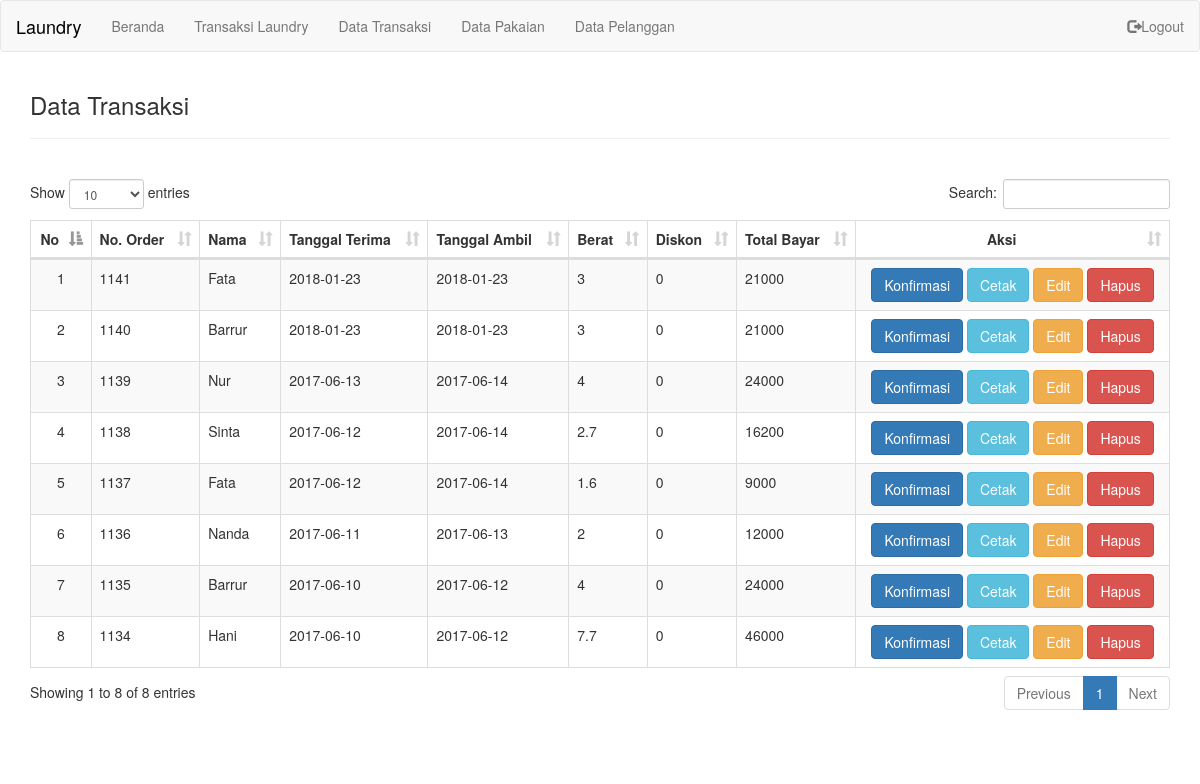
The page /transaksi.php (signed in) on the database its author committed.
### tables this page shows
CREATE TABLE `transaksi` (
  `No_Order` char(4) NOT NULL,
  `No_Identitas` char(8) NOT NULL,
  `Tgl_Terima` date DEFAULT NULL,
  `Tgl_Ambil` date DEFAULT NULL,
  `total_berat` float NOT NULL,
  `diskon` float NOT NULL,
  `Total_Bayar` int(6) DEFAULT NULL,
  `admin_id` int(8) NOT NULL DEFAULT '1'
);

CREATE TABLE `pelanggan` (
  `No_Identitas` char(8) NOT NULL,
  `Nama` varchar(30) NOT NULL,
  `Alamat` varchar(30) DEFAULT NULL,
  `No_Hp` varchar(15) NOT NULL
);

### transaksi.php (the view, shortened to what this page needs)
<?php
if(isset($_SESSION['id'])){
?>
<!DOCTYPE html>
<html>
  <head>
    <?php
      include "include/header.php";
    ?>
  </head>
  <body>
    <nav class="navbar navbar-default" >
      <div class="container-fluid">
        <div class="navbar-header">
      <a class="navbar-brand" href="#" style="color:black;">Laundry</a>
    </div>
    <ul class="nav navbar-nav">
      <?php
        include "include/list.php"
      ?>
    </ul>
    <ul class="nav navbar-nav navbar-right">
      <li><a href="logout.php"><span class="glyphicon glyphicon-log-out"></span>Logout</a></li>
    </ul>
  </div>
</nav>
<div class="container">
  <h3>Data Transaksi</h3>
  <hr>
  <br>
  <div class="table-responsive">
  <table id="table" class="table table-striped table-bordered" >
    <thead>
      <tr>
        <th style="text-align: center;">No</th>
        <th>No. Order</th>
        <th>Nama</th>
        <th>Tanggal Terima</th>
        <th>Tanggal Ambil</th>
        <th>Berat</th>
        <th>Diskon</th>
        <th>Total Bayar</th>
        <th style="text-align: center;" >Aksi</th>
      </tr>
    </thead>
    <tbody>
      <?php
        include "./include/koneksi.php";
        $i = 0 + 1;
        $sql = mysqli_query($conn, "SELECT transaksi.*, pelanggan.Nama FROM transaksi join pelanggan where transaksi.No_Identitas = pelanggan.No_Identitas  ORDER BY `No_Order` DESC");
        while ($hasil = mysqli_fetch_array($sql)) {
     ?>
  <tr>
      <td style="text-align: center;"><?php echo $i; ?></td>
      <td><?php echo $hasil['No_Order']; ?></td>
      <td><?php echo $hasil['Nama']; ?></td>
      <td><?php echo $hasil['Tgl_Terima']; ?></td>
      <td><?php echo $hasil['Tgl_Ambil']; ?></td>
      <td><?php echo $hasil['total_berat']; ?></td>
      <td><?php echo $hasil['diskon']; ?></td>
      <td><?php echo $hasil['Total_Bayar']; ?></td>
      <td style="text-align: center;">
      <?php if ($hasil['Tgl_Ambil'] == ""){
        ?>
          <a href="proses-Konfirmasi.php?No_Order=<?php echo $hasil['No_Order']; ?>" class="btn btn-primary">Konfirmasi</a>
      <?php
    }else{
        ?>
      <a href="#" class="btn btn-primary">Konfirmasi</a>
        <?php
            }
         ?>
      <a href="download-laporan.php?cetak=<?php echo $hasil['No_Order']; ?>" class="btn btn-info">Cetak</a>
      <a href="editdatatransaksi.php?edit=<?php echo $hasil['No_Order']; ?>" class="btn btn-warning">Edit</a>
      <a href="proses-hapus-transaksi.php?hapus=<?php echo $hasil['No_Order']; ?>" class="btn btn-danger">Hapus</a></td>
  </tr>
  <?php
      $i++;
      }
    ?>
  </tbody>
  </table>
</div>
  <br>
  <br>
</div>
</body>
</html>
<?php
}else{
	header("location:login/index.php");
}

### rows shown on the page
transaksi: No_Order "1141", pelanggan.Nama "Fata", Tgl_Terima "2018-01-23", Tgl_Ambil "2018-01-23", total_berat "3", diskon "0", Total_Bayar "21000", shows "Konfirmasi"
transaksi: No_Order "1140", pelanggan.Nama "Barrur", Tgl_Terima "2018-01-23", Tgl_Ambil "2018-01-23", total_berat "3", diskon "0", Total_Bayar "21000", shows "Konfirmasi"
transaksi: No_Order "1139", pelanggan.Nama "Nur", Tgl_Terima "2017-06-13", Tgl_Ambil "2017-06-14", total_berat "4", diskon "0", Total_Bayar "24000", shows "Konfirmasi"
transaksi: No_Order "1138", pelanggan.Nama "Sinta", Tgl_Terima "2017-06-12", Tgl_Ambil "2017-06-14", total_berat "2.7", diskon "0", Total_Bayar "16200", shows "Konfirmasi"
transaksi: No_Order "1137", pelanggan.Nama "Fata", Tgl_Terima "2017-06-12", Tgl_Ambil "2017-06-14", total_berat "1.6", diskon "0", Total_Bayar "9000", shows "Konfirmasi"
transaksi: No_Order "1136", pelanggan.Nama "Nanda", Tgl_Terima "2017-06-11", Tgl_Ambil "2017-06-13", total_berat "2", diskon "0", Total_Bayar "12000", shows "Konfirmasi"
transaksi: No_Order "1135", pelanggan.Nama "Barrur", Tgl_Terima "2017-06-10", Tgl_Ambil "2017-06-12", total_berat "4", diskon "0", Total_Bayar "24000", shows "Konfirmasi"
transaksi: No_Order "1134", pelanggan.Nama "Hani", Tgl_Terima "2017-06-10", Tgl_Ambil "2017-06-12", total_berat "7.7", diskon "0", Total_Bayar "46000", shows "Konfirmasi"
